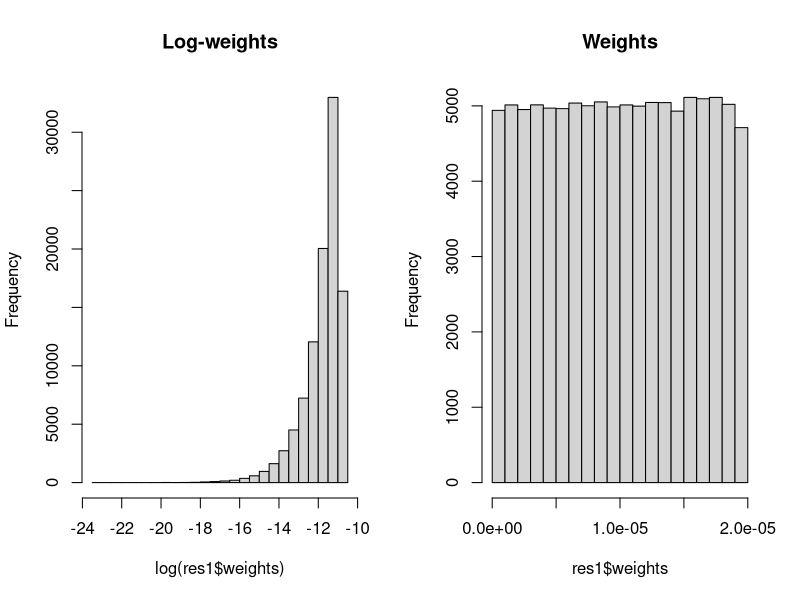
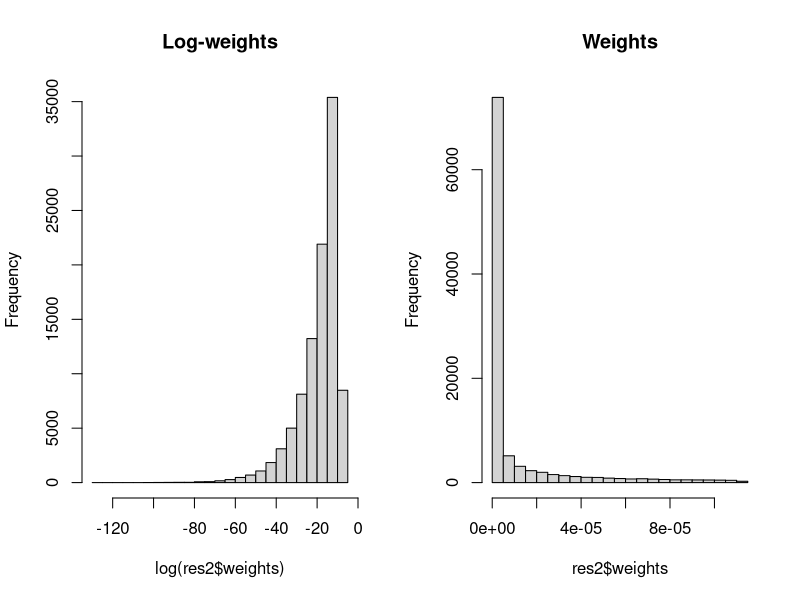
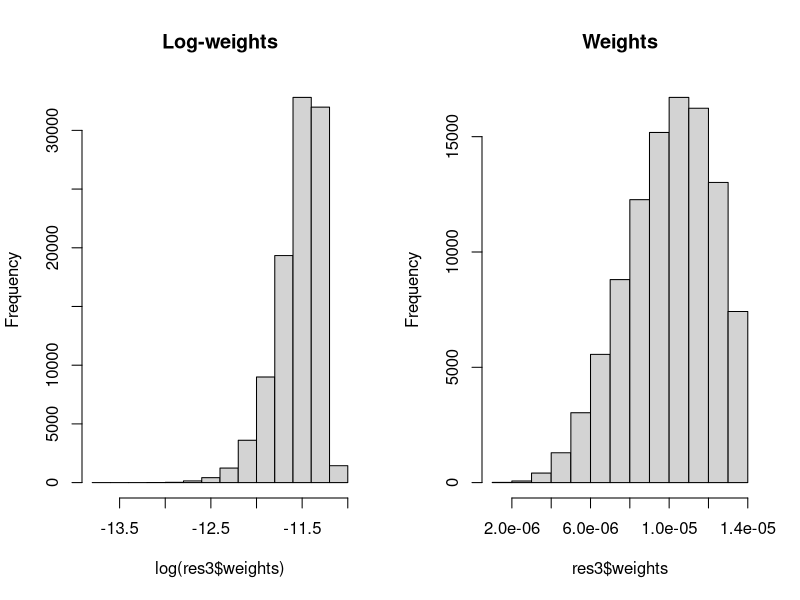

Source code (R) for these figures, in order: (Note: a time limit stopped this script after it produced the figures.)
## ---- chunk 1
# Set RNG seed
set.seed(1)

# Number of observed data
n.data <- 100

# Number of samples for IS
n.samples <- 100000
## ---- chunk 2
# Likelihood
mu1 <- c(0, 0)
rho <- 0.1
Sigma1 <- matrix(c(1, rho, rho, 1), ncol = 2)
## ---- chunk 3
library("mvtnorm")
# Observed data
y <- rmvnorm(n.data, mean = mu1, sigma = Sigma1)
## ---- chunk 4
# y: two-column matrix with observed data
# mu: vector of means
# sigma: COvariance matrix
log_lik <- function(y, mu, sigma = Sigma1) {
   return(sum(dmvnorm(y, mu, sigma, log = TRUE)))
}
## ---- chunk 5
# mu: Values of the mean vector
log_prior <- function(mu) {
  return(sum(dnorm(mu, mean = 0, sd = sqrt(1000))))
} 
## ---- chunk 6
# Sampling distribution
mu2 <- c(0, 0)
rho2 <- 0
Sigma2 <-matrix(c(1, rho2, rho2, 1), ncol = 2) 
## ---- chunk 7
Sigma0 <- matrix(c(1, 0, 0, 1), ncol = 2)
## ---- chunk 8
post.covar <- solve((n.data * solve(Sigma1) + solve(Sigma0)))
post.covar
## ---- chunk 9
post.mean <- post.covar %*% (solve(Sigma0) %*% matrix(c(0, 0), ncol = 1) +
  solve(Sigma1) %*% matrix(apply(y, 2, sum), ncol = 1))
post.mean
## ---- chunk 10
# Samples (proposal)
#smps <- rmvnorm(n.samples, mean = mu2, sigma = Sigma2)


# Function to compute the weights
# smps: Samples, as two-column matrix
compute_weights <- function(smps) {

  # Log-Weights
  log_w <- apply(smps, 1, function(X) {
    log_aux <- log_lik(y, X) + log_prior(X) - dmvnorm(X, mean = mu2, sigma = Sigma2)
    return(log_aux)
  })

  # Summary log-weights
  #summary(log_w)

  # Re-scale weights
  ww <- exp(log_w - max(log_w))
  ww <- ww / sum(ww)

  # Summary weights
  #summary(ww)

  #Means
  est.means <- apply(smps, 2, function(X) { sum(X * ww)})
  est.means

  # Variances
  est.vars <- apply(smps, 2, function(X) { sum(X^2*ww) - sum(X * ww)^2})
  est.vars

  #Covariance
  est.cov <- sum(ww * apply(smps, 1, function(X) {
    (X[1] - est.means[1]) * (X[2] - est.means[2])
  }))
  est.cov

  # Sample size (to estimate the mean)
  n_e <- (sum(ww)^2) / sum(ww^2)

  # Sample size (to estimate the variance variance)
  n_e_sigma <- (sum(ww^2)^2)/(sum(ww^4))

  # Sample size (to estimate the kurtosis)
  # n_e_gamma
  n_e_gamma <- (sum(ww^2)^3) / (sum(ww^3)^2)

  # L2 (Elvira et al., 2018)
  L2 <- sqrt(sum((ww - 1 / length(ww))^2))

  return(list(weights = ww, mean = est.means,
    cov = matrix(c(est.vars[1], est.cov, est.cov, est.vars[2]), ncol = 2),
    n_e = n_e, n_e_sigma = n_e_sigma, n_e_gamma = n_e_gamma, L2 = L2))
}


# Print results
print_results <- function(res) {
  cat("\nPosterior means:\n")
  print(res$mean)
  cat("\nPosterior covariance:\n")
  print(res$cov)
  cat("\nSample size (to estimate the mean)\n")
  print(res$n_e)
  cat("\nSample size (to estimate the variance)\n")
  print(res$n_e_sigma)
  cat("\nSample size (to estimate the kurtosis)\n")
  print(res$n_e_gamma)
  cat("\nL2 discrepancy\n")
  print(res$L2)
}
## ---- chunk 11
# Samples: true posterior 
smps1 <- rmvnorm(n.samples, mean = post.mean, sigma = post.covar)
res1 <- compute_weights(smps1)
print_results(res1)
## ---- chunk 12
par(mfrow = c(1, 2))
hist(log(res1$weights), main = "Log-weights")
hist(res1$weights, main = "Weights")
## ---- chunk 13
# Samples: wide proposal
#Sigma_wide <- matrix(c(10, 0, 0, 10), ncol = 2)
Sigma_wide <- 10 * diag(diag(post.covar), 2, 2)
smps2 <- rmvnorm(n.samples, mean = c(0, 0), sigma = Sigma_wide)
res2 <- compute_weights(smps2)
print_results(res2)
## ---- chunk 14
par(mfrow = c(1, 2))
hist(log(res2$weights), main = "Log-weights")
hist(res2$weights, main = "Weights")
## ---- chunk 15
# Samples: narrow proposal
#Sigma_narrow <- matrix(c(1 / 10, 0, 0, 1 / 10), ncol = 2)
Sigma_narrow <- diag(diag(post.covar), 2, 2) / 10
smps3 <- rmvnorm(n.samples, mean = c(0, 0), sigma = Sigma_narrow)
res3 <- compute_weights(smps3)
print_results(res3)
## ---- chunk 16
par(mfrow = c(1, 2))
hist(log(res3$weights), main = "Log-weights")
hist(res3$weights, main = "Weights")
## ---- chunk 17
# Samples: true posterior 
#Sigma_narrow <- matrix(c(1, 0, 0, 1), ncol = 2)
Sigma_narrow <- diag(diag(post.covar), 2, 2)
smps4 <- rmvnorm(n.samples, mean = c(1, 1), sigma = Sigma_narrow)
res4 <- compute_weights(smps4)
print_results(res4)
## ---- chunk 18
par(mfrow = c(1, 2))
hist(log(res4$weights), main = "Log-weights")
hist(res4$weights, main = "Weights")
## ---- chunk 19
# Diagnostic plot
# res: Results from IS
# smp: Sample (variables by column)
d_plot <- function(res, smp ) {

  # Number of variables
  n.var <- ncol(smp)
  n.samples <- nrow(smp)

  for(i in 1:n.var) {
    # Reorder weights
    idx <- order(smp[, i])
    plot(cumsum(res$weights[idx]), 1:n.samples / n.samples,
      main = paste0("Variable ", i), type = "l")
    abline(0, 1, lty = 2)
  }
}
## ---- chunk 20
par(mfrow = c(1, 2))
d_plot(res1, smps1)

par(mfrow = c(1, 2))
d_plot(res2, smps2)

par(mfrow = c(1, 2))
d_plot(res3, smps3)

par(mfrow = c(1, 2))
d_plot(res4, smps4)
